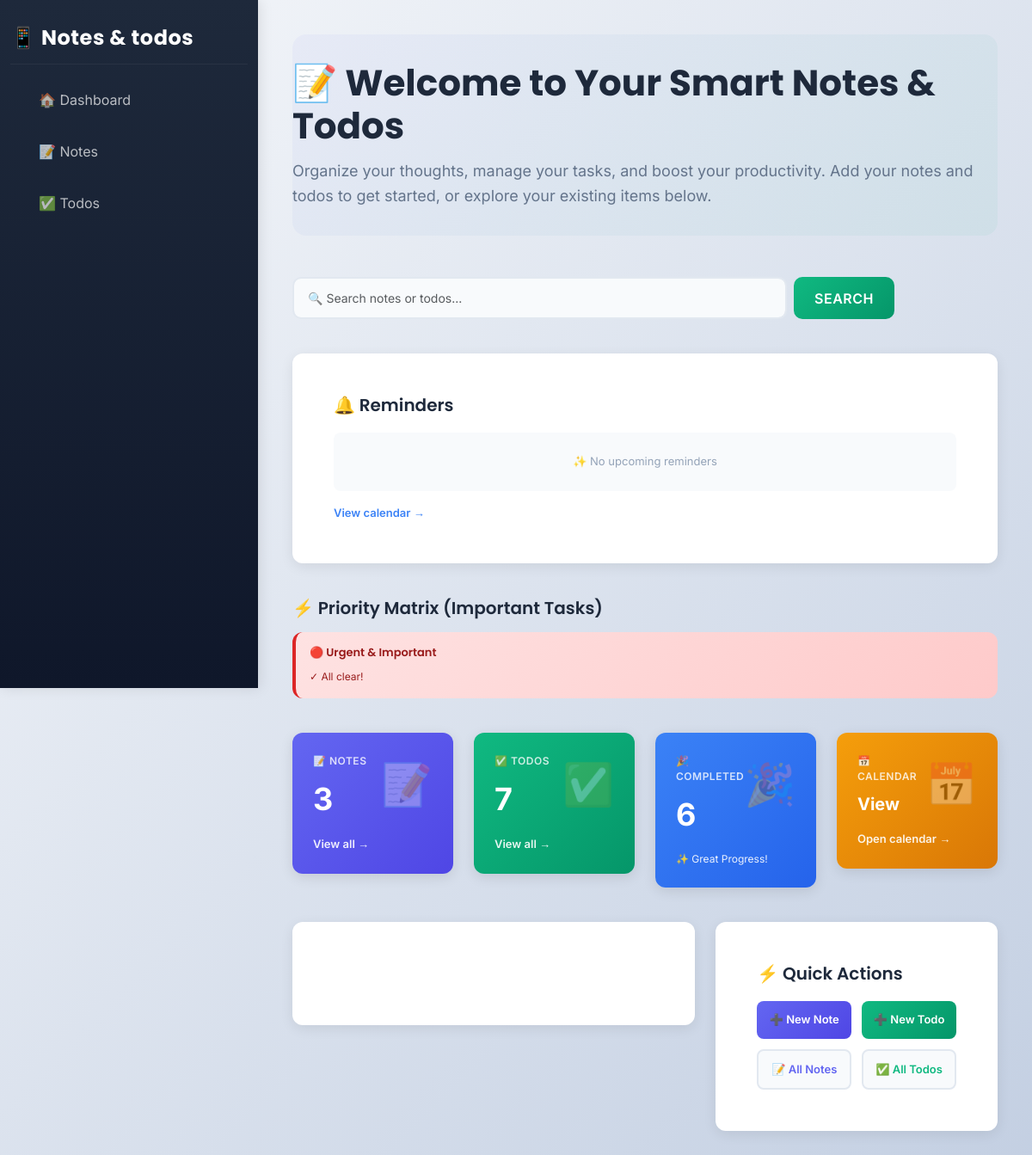
The app's page /, older data.
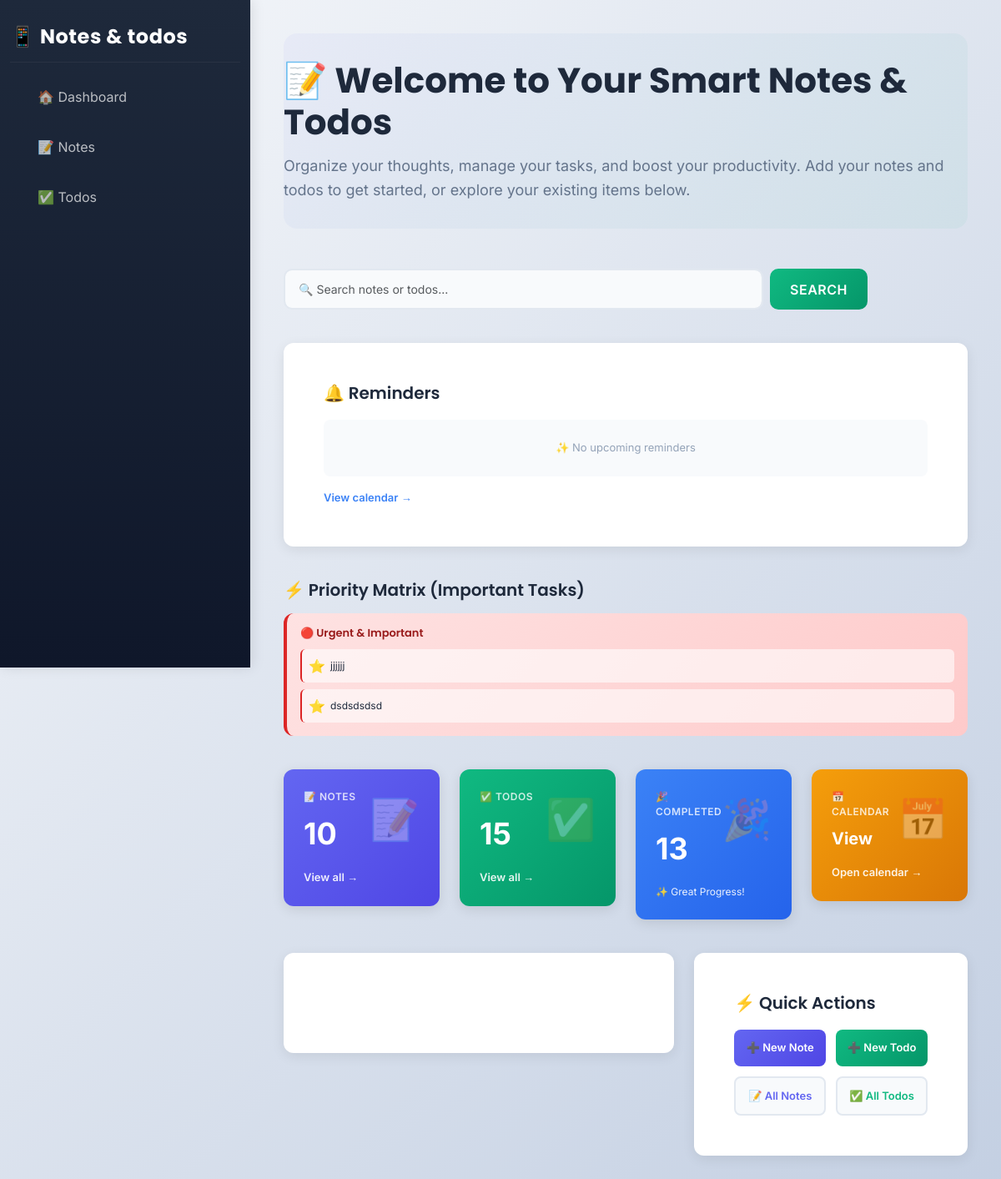
The same page, newer data.
### core/models.py (models this page shows, shortened)
class Todo(models.Model):
    task = models.CharField(max_length=255)
    done = models.BooleanField(default=False)
    created_at = models.DateTimeField(auto_now_add=True)
    due_date = models.DateField(null=True, blank=True)  # optional due date
    ACTIVITY_SHOPPING = 'shopping'
    ACTIVITY_MEETING = 'meeting'
    ACTIVITY_OUTDOOR = 'outdoor'
    ACTIVITY_WORKOUT = 'workout'
    ACTIVITY_OTHER = 'custom'
    ACTIVITY_CHOICES = [
        (ACTIVITY_SHOPPING, 'Shopping'),
        (ACTIVITY_MEETING, 'Meeting'),
        (ACTIVITY_OUTDOOR, 'Outdoor'),
        (ACTIVITY_WORKOUT, 'Workout'),
        (ACTIVITY_OTHER, 'Other (custom)')
    ]
    activity = models.CharField(max_length=50, choices=ACTIVITY_CHOICES, default=ACTIVITY_OTHER)
    activity_custom = models.CharField(max_length=100, blank=True, default='')
    reminder = models.DateTimeField(null=True, blank=True)
    is_important = models.BooleanField(default=False)

### core/views.py (the view)
# urls.py: path("", views.dashboard, name="dashboard"),
def dashboard(request):
    query = request.GET.get("q", "")
    now = timezone.now()
    stats = todo_service.get_dashboard_stats(query)
    reminders = todo_service.get_reminders(now)
    today_todos = todo_service.get_daily_focus(now)
    matrix = todo_service.get_priority_matrix(now)
    context = {
        "notes_count": stats["notes_count"],
        "todos_count": stats["todos_count"],
        "completed_todos": stats["completed_todos"],
        "query": query,
        "notes_results": stats["notes_results"],
        "todos_results": stats["todos_results"],
        "upcoming_reminders": reminders["upcoming"],
        "overdue_reminders": reminders["overdue"],
        "soon_reminders": reminders["soon"],
        "overdue_count": reminders["overdue_count"],
        "soon_count": reminders["soon_count"],
        "show_reminder_alert": (reminders["overdue_count"] > 0) or (reminders["soon_count"] > 0),
        "today_todos": today_todos,
        "important_urgent": matrix["important_urgent"],
        "important_not_urgent": matrix["important_not_urgent"],
        "all_important": matrix["all_important"],
    }
    return render(request, "dashboard.html", context)

### core/services.py (called while the page is built)
    def get_dashboard_stats(self, query=None):
        notes_count = Note.objects.count()
        todos_count = self.model.objects.count()
        completed_todos = self.model.objects.filter(done=True).count()
        notes_results = []
        todos_results = []
        if query:
            notes_results = Note.objects.filter(title__icontains=query)
            todos_results = self.model.objects.filter(task__icontains=query)
        return {
            "notes_count": notes_count,
            "todos_count": todos_count,
            "completed_todos": completed_todos,
            "notes_results": notes_results,
            "todos_results": todos_results,
        }

    def get_daily_focus(self, now):
        today_start = now.replace(hour=0, minute=0, second=0, microsecond=0)
        today_end = today_start + timedelta(days=1)
        return self.model.objects.filter(due_date__gte=today_start, due_date__lt=today_end, done=False).order_by('due_date')[:10]

### core/templates/dashboard.html (shortened to what the changed rows need)
{% extends "layout.html" %}
{% block content %}
<div class="dashboard-hero mb-6" style="padding: 32px 0; margin-bottom: 48px;">
    <h1 style="font-size: 42px; color: #1e293b; margin-bottom: 12px; font-weight: 700;">
        📝 Welcome to Your Smart Notes & Todos
    </h1>
</div>
<div class="mb-6">
    <div style="display: grid; grid-template-columns: 1fr; gap: 16px;">
        <div style="background: linear-gradient(135deg, #fee2e2 0%, #fecaca 100%); padding: 16px; border-radius: 12px; border-left: 4px solid #dc2626;">
            <h6 style="color: #991b1b; font-weight: 600; margin: 0 0 12px 0; font-size: 13px;">🔴 Urgent & Important</h6>
            {% if important_urgent %}
                <div style="display: flex; flex-direction: column; gap: 8px;">
                    {% for todo in important_urgent|slice:":3" %}
                        <a href="{% url 'todos_edit' todo.id %}" style="padding: 8px; background: rgba(255,255,255,0.6); border-radius: 6px; text-decoration: none; color: #1e293b; font-size: 12px; border-left: 2px solid #dc2626; display: flex; align-items: center; gap: 6px;">
                            <span style="color: #f59e0b; font-size: 16px;">⭐</span>
                            {{ todo.task|truncatechars:40 }}
                        </a>
                    {% endfor %}
                </div>
            {% else %}
                <p style="color: #991b1b; font-size: 12px; margin: 0;">✓ All clear!</p>
            {% endif %}
        </div>
    </div>
</div>
<div class="row g-4 mb-6">
    <div class="col-sm-6 col-lg-3">
        <a href="{% url 'notes_list' %}" style="text-decoration: none;">
            <div class="stat-card" style="background: linear-gradient(135deg, #6366f1 0%, #4f46e5 100%); cursor: pointer;">
                <div style="display: flex; justify-content: space-between; align-items: flex-start;">
                    <div>
                        <div style="font-size: 12px; color: rgba(255,255,255,0.8); text-transform: uppercase; font-weight: 600; letter-spacing: 0.5px;">📝 Notes</div>
                        <div style="font-size: 36px; color: white; font-weight: 700; margin-top: 8px;">{{ notes_count }}</div>
                    </div>
                </div>
            </div>
        </a>
    </div>
    <div class="col-sm-6 col-lg-3">
        <a href="{% url 'todos_list' %}" style="text-decoration: none;">
            <div class="stat-card" style="background: linear-gradient(135deg, #10b981 0%, #059669 100%); cursor: pointer;">
                <div style="display: flex; justify-content: space-between; align-items: flex-start;">
                    <div>
                        <div style="font-size: 12px; color: rgba(255,255,255,0.8); text-transform: uppercase; font-weight: 600; letter-spacing: 0.5px;">✅ Todos</div>
                        <div style="font-size: 36px; color: white; font-weight: 700; margin-top: 8px;">{{ todos_count }}</div>
                    </div>
                </div>
            </div>
        </a>
    </div>
    <div class="col-sm-6 col-lg-3">
        <div class="stat-card" style="background: linear-gradient(135deg, #3b82f6 0%, #2563eb 100%);">
            <div style="display: flex; justify-content: space-between; align-items: flex-start;">
                <div>
                    <div style="font-size: 12px; color: rgba(255,255,255,0.8); text-transform: uppercase; font-weight: 600; letter-spacing: 0.5px;">🎉 Completed</div>
                    <div style="font-size: 36px; color: white; font-weight: 700; margin-top: 8px;">{{ completed_todos }}</div>
                </div>
            </div>
        </div>
    </div>
</div>
{% endblock %}

Row changes from the older to the newer data that the page shows:
added Todo: task "jjjjjj"
added Todo: task "dsdsdsdsd"
Text that changed along with them:
{{ notes_count }}: "3" → "10"
{{ todos_count }}: "7" → "15"
{{ completed_todos }}: "6" → "13"
text no longer shown: "✓ All clear!"
